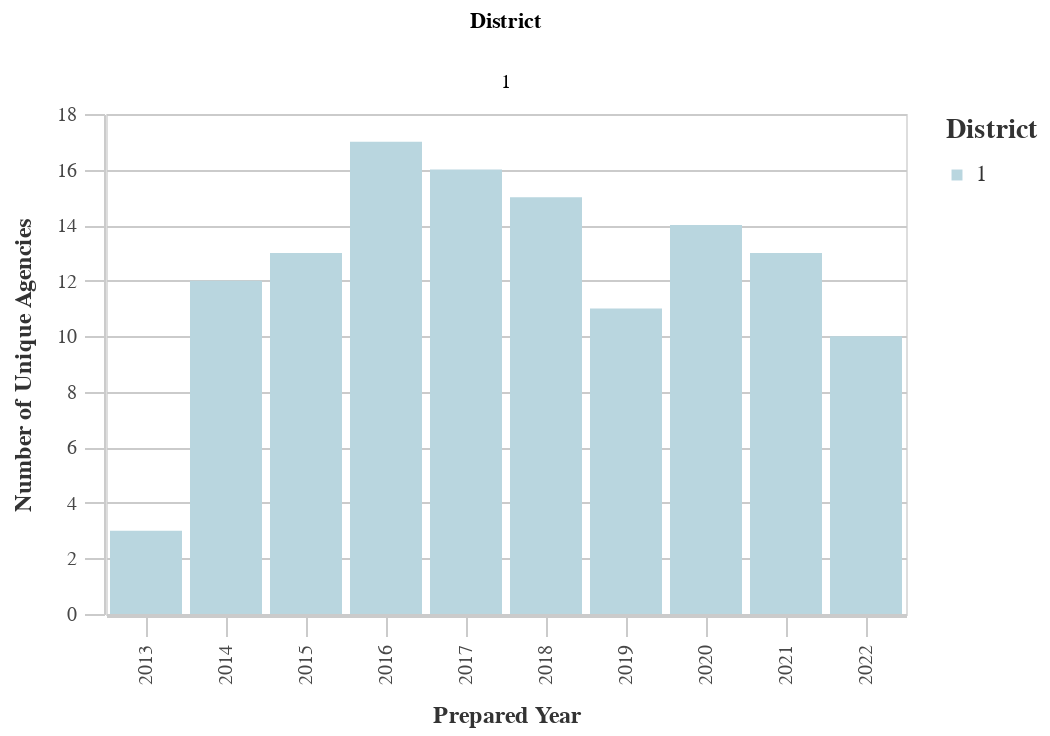

The cell this chart's notebook holds for it:
### Markdown cell above
### Number of Unique Prefix Codes by District

### Code cell
#Unique Prefixes by Dist
dist_years_prefix = ((
        df
        >> group_by(_.prepared_y, _.dist)
        >> summarize(n=_.prefix.nunique())
        >> arrange(-_.prepared_y)
    ).rename(columns={'dist':'District', 'n':'Count'}))

chart11 = (alt.Chart(dist_years_prefix).mark_bar().encode(
        column='District:N',
        x=alt.X('prepared_y:O', title='Prepared Year'),
        y=alt.Y('Count:Q', title='Number of Unique Agencies'),
        color = alt.Color("District:N", 
                              scale=alt.Scale(
                                  range=altair_utils.CALITP_SEQUENTIAL_COLORS),  
                               legend=alt.Legend(title="District")
                              )
                              ))
chart11 = styleguide.preset_chart_config(chart11)
chart11 = _dla_utils_reports.add_tooltip(chart11, 'prepared_y','Count')
    

display(chart11)

### Figure 1 — Vega-Lite specification as saved in the notebook (floating-point values rounded to 4 significant figures)
{"config": {"view": {"continuousWidth": 400, "continuousHeight": 300}, "axis": {"domainColor": "#cbcbcb", "grid": true, "gridColor": "#cbcbcb", "gridWidth": 1, "labelColor": "#474747", "labelFont": "Nunito Sans", "labelFontSize": 10, "labelPadding": 4, "tickColor": "#cbcbcb", "tickSize": 10, "titleColor": "#333", "titleFont": "Raleway", "titleFontSize": 12, "titlePadding": 10}, "axisBand": {"grid": false}, "background": "white", "font": "Raleway", "header": {"labelFont": "Nunito Sans", "titleFont": "Raleway"}, "legend": {"labelColor": "#333", "labelFont": "Nunito Sans", "labelFontSize": 11, "labelLimit": 0, "padding": 1, "symbolSize": 30, "symbolType": "square", "titleColor": "#333", "titleFont": "Raleway", "titleFontSize": 14, "titlePadding": 10}, "title": {"anchor": "middle", "font": "Raleway", "fontSize": 18, "fontWeight": 300, "offset": 20}}, "data": {"name": "data-5595e3dbbda2409e7c1ba2859b841467"}, "mark": "bar", "encoding": {"color": {"field": "District", "legend": {"title": "District"}, "scale": {"range": ["#B9D6DF", "#8CBCCB", "#2EA8CE", "#136C97", "#0B405B"]}, "type": "nominal"}, "column": {"field": "District", "type": "nominal"}, "tooltip": [{"field": "prepared_y", "type": "quantitative"}, {"field": "Count", "type": "quantitative"}], "x": {"field": "prepared_y", "title": "Prepared Year", "type": "ordinal"}, "y": {"field": "Count", "title": "Number of Unique Agencies", "type": "quantitative"}}, "height": 250, "width": 400, "$schema": "https://vega.github.io/schema/vega-lite/v4.17.0.json", "datasets": {"data-5595e3dbbda2409e7c1ba2859b841467": [{"prepared_y": 2022.0, "District": 1, "Count": 10}, {"prepared_y": 2021.0, "District": 1, "Count": 13}, {"prepared_y": 2020.0, "District": 1, "Count": 14}, {"prepared_y": 2019.0, "District": 1, "Count": 11}, {"prepared_y": 2018.0, "District": 1, "Count": 15}, {"prepared_y": 2017.0, "District": 1, "Count": 16}, {"prepared_y": 2016.0, "District": 1, "Count": 17}, {"prepared_y": 2015.0, "District": 1, "Count": 13}, {"prepared_y": 2014.0, "District": 1, "Count": 12}, {"prepared_y": 2013.0, "District": 1, "Count": 3}]}}
